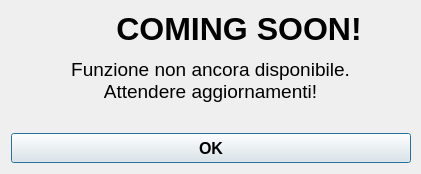
<?xml version="1.0" encoding="UTF-8"?>
<ui version="4.0">
 <class>Dialog_Error_Login</class>
 <widget class="QDialog" name="Dialog_Error_Login">
  <property name="windowModality">
   <enum>Qt::NonModal</enum>
  </property>
  <property name="geometry">
   <rect>
    <x>0</x>
    <y>0</y>
    <width>421</width>
    <height>174</height>
   </rect>
  </property>
  <property name="minimumSize">
   <size>
    <width>421</width>
    <height>174</height>
   </size>
  </property>
  <property name="maximumSize">
   <size>
    <width>421</width>
    <height>174</height>
   </size>
  </property>
  <property name="windowTitle">
   <string>Informazione</string>
  </property>
  <property name="windowIcon">
   <iconset>
    <normaloff>resources/logo/logo_small_icon_only_inverted.png</normaloff>resources/logo/logo_small_icon_only_inverted.png</iconset>
  </property>
  <property name="accessibleName">
   <string/>
  </property>
  <property name="accessibleDescription">
   <string/>
  </property>
  <property name="layoutDirection">
   <enum>Qt::LeftToRight</enum>
  </property>
  <property name="sizeGripEnabled">
   <bool>false</bool>
  </property>
  <property name="modal">
   <bool>false</bool>
  </property>
  <layout class="QGridLayout" name="gridLayout">
   <item row="0" column="0">
    <layout class="QHBoxLayout" name="horizontalLayout">
     <item>
      <widget class="QLabel" name="label">
       <property name="sizePolicy">
        <sizepolicy hsizetype="Fixed" vsizetype="Fixed">
         <horstretch>0</horstretch>
         <verstretch>0</verstretch>
        </sizepolicy>
       </property>
       <property name="text">
        <string/>
       </property>
       <property name="pixmap">
        <pixmap>resources/Error and Allert/Allert_Giallo.png</pixmap>
       </property>
       <property name="alignment">
        <set>Qt::AlignLeading|Qt::AlignLeft|Qt::AlignVCenter</set>
       </property>
      </widget>
     </item>
     <item>
      <widget class="QLabel" name="label_2">
       <property name="sizePolicy">
        <sizepolicy hsizetype="Fixed" vsizetype="Fixed">
         <horstretch>0</horstretch>
         <verstretch>0</verstretch>
        </sizepolicy>
       </property>
       <property name="font">
        <font>
         <family>Arial</family>
         <pointsize>24</pointsize>
         <weight>75</weight>
         <bold>true</bold>
        </font>
       </property>
       <property name="text">
        <string>COMING SOON!</string>
       </property>
       <property name="alignment">
        <set>Qt::AlignCenter</set>
       </property>
      </widget>
     </item>
    </layout>
   </item>
   <item row="1" column="0">
    <layout class="QVBoxLayout" name="verticalLayout">
     <property name="spacing">
      <number>25</number>
     </property>
     <item>
      <widget class="QLabel" name="label_3">
       <property name="font">
        <font>
         <family>Arial</family>
         <pointsize>14</pointsize>
        </font>
       </property>
       <property name="text">
        <string>Funzione non ancora disponibile. 
Attendere aggiornamenti!</string>
       </property>
       <property name="alignment">
        <set>Qt::AlignCenter</set>
       </property>
      </widget>
     </item>
     <item>
      <widget class="QPushButton" name="pushButton_OK">
       <property name="sizePolicy">
        <sizepolicy hsizetype="Expanding" vsizetype="Fixed">
         <horstretch>0</horstretch>
         <verstretch>0</verstretch>
        </sizepolicy>
       </property>
       <property name="minimumSize">
        <size>
         <width>400</width>
         <height>30</height>
        </size>
       </property>
       <property name="font">
        <font>
         <family>Arial</family>
         <pointsize>12</pointsize>
         <weight>75</weight>
         <bold>true</bold>
        </font>
       </property>
       <property name="text">
        <string>OK</string>
       </property>
       <property name="shortcut">
        <string>Return</string>
       </property>
      </widget>
     </item>
    </layout>
   </item>
  </layout>
 </widget>
 <resources>
  <include location="resources/Error and Allert/Resource_Error.qrc"/>
  <include location="resources/logo/Resource_logo.qrc"/>
  <include location="resources/Error and Allert/Resource_Error.qrc"/>
 </resources>
 <connections/>
</ui>
